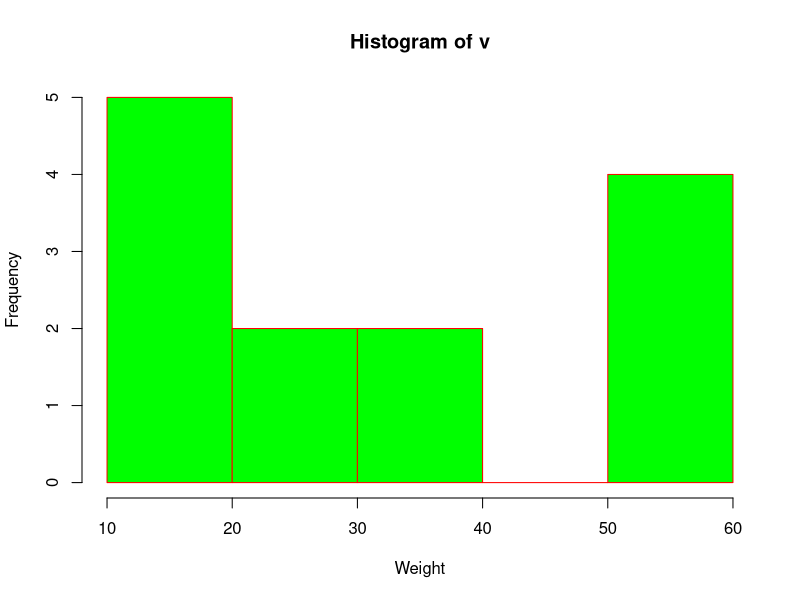
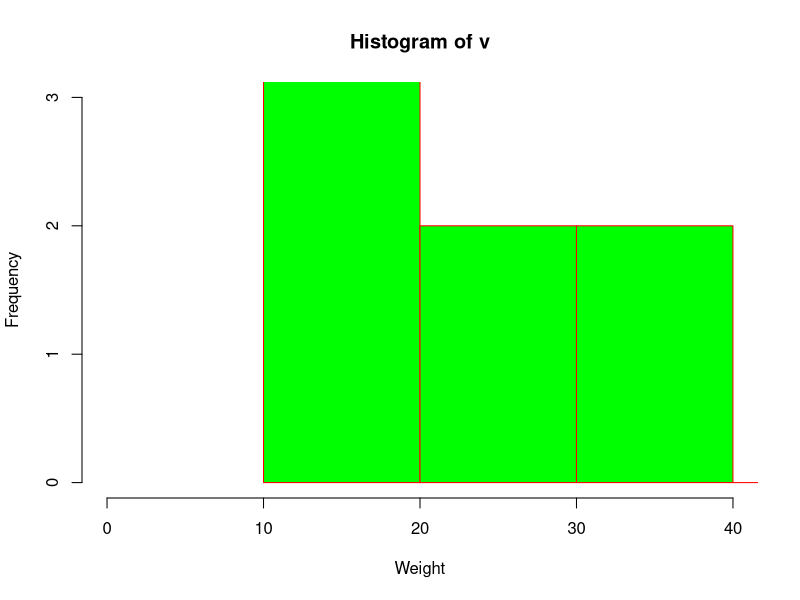

The R source for these figures, in order:
# Data Visualization - Histogram

# -----------------------------| T H E O R Y |-----------------------------------
 
# A Histogram is a type of bar chart which shows the frequency of the number of 
# values which are compared with a set of values ranges.
# The histogram is used for the distributions, whereas a bar chart is used for comparing different entities.
# In the histogram, each bar represents the height of the number of values present in the given range.

# For creating a histogram, R provides hist() function.

# Syntax :

# hist(v, main, xlab, ylab, xlim, ylim, breaks, col, border)


# S.No. Parameter Description
# 1.    v         It is a vector that contains numeric values.
# 2.    main      It indicates the title of the chart.
# 3.    col       It is used to set the color of the bars.
# 4.    border    It is used to set the border color of each bar.
# 5.    xlab      It is used to describe the x-axis.
# 6.    ylab      It is used to describe the y-axis.
# 7.    xlim      It is used to specify the range of values on the x-axis.
# 8.    ylim      It is used to specify the range of values on the y-axis.
# 9.    breaks    It is used to mention the width of each bar.

# -----------------------------| P R A C T I C A L |-----------------------------------

v <- c(12,24,16,38,21,13,55,17,39,10,60,59,58)

hist(v, xlab = "Weight", ylab = "Frequency", col = "green", border = "red")

# Use of xlim & ylim parameter

hist(v, xlab = "Weight", ylab = "Frequency", col = "green", border = "red", xlim = c(0,40), ylim = c(0, 3), breaks = 5)

